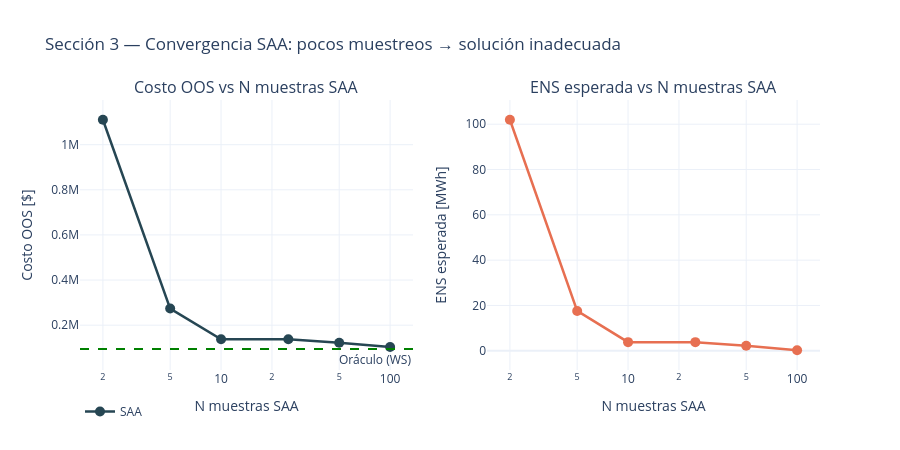

Notebook code for this chart:
### Code cell
# Grafico de convergencia SAA
fig = make_subplots(rows=1, cols=2,
                    subplot_titles=["Costo OOS vs N muestras SAA",
                                    "ENS esperada vs N muestras SAA"])

costos_saa = [evaluacion[f"SAA N={N}"]["costo_oos"] for N in Ns]
ens_saa = [evaluacion[f"SAA N={N}"]["ens_esperada"] for N in Ns]

# Costo OOS
fig.add_trace(go.Scatter(x=Ns, y=costos_saa, mode="lines+markers", name="SAA",
                         marker=dict(size=10, color="#264653"),
                         line=dict(width=2.5)), row=1, col=1)
fig.add_hline(y=WS, line_dash="dash", line_color="green", row=1, col=1,
              annotation_text="Oráculo (WS)", annotation_position="bottom right")

# ENS
fig.add_trace(go.Scatter(x=Ns, y=ens_saa, mode="lines+markers", name="SAA (ENS)",
                         marker=dict(size=10, color="#e76f51"),
                         line=dict(width=2.5), showlegend=False), row=1, col=2)

fig.update_xaxes(title_text="N muestras SAA", type="log", row=1, col=1)
fig.update_xaxes(title_text="N muestras SAA", type="log", row=1, col=2)
fig.update_yaxes(title_text="Costo OOS [$]", row=1, col=1)
fig.update_yaxes(title_text="ENS esperada [MWh]", row=1, col=2)
fig.update_layout(title="Sección 3 — Convergencia SAA: pocos muestreos → solución inadecuada",
                  template="plotly_white", height=450, legend=dict(orientation="h"))

### Figure 1 — Plotly figure (JSON) as saved in the notebook; plotly's stock layout.template omitted (floating-point values rounded to 4 significant figures)
{"data": [{"line": {"width": 2.5}, "marker": {"color": "#264653", "size": 10}, "mode": "lines+markers", "name": "SAA", "type": "scatter", "x": [2, 5, 10, 25, 50, 100], "xaxis": "x", "y": [1111000.0, 273600.0, 137800.0, 137800.0, 122400.0, 103300.0], "yaxis": "y"}, {"line": {"width": 2.5}, "marker": {"color": "#e76f51", "size": 10}, "mode": "lines+markers", "name": "SAA (ENS)", "showlegend": false, "type": "scatter", "x": [2, 5, 10, 25, 50, 100], "xaxis": "x2", "y": [102.0, 17.58, 3.803, 3.803, 2.222, 0.2215], "yaxis": "y2"}], "layout": {"annotations": [{"font": {"size": 16}, "showarrow": false, "text": "Costo OOS vs N muestras SAA", "x": 0.225, "xanchor": "center", "xref": "paper", "y": 1, "yanchor": "bottom", "yref": "paper"}, {"font": {"size": 16}, "showarrow": false, "text": "ENS esperada vs N muestras SAA", "x": 0.775, "xanchor": "center", "xref": "paper", "y": 1, "yanchor": "bottom", "yref": "paper"}, {"showarrow": false, "text": "Oráculo (WS)", "x": 1, "xanchor": "right", "xref": "x domain", "y": 94400.0, "yanchor": "top", "yref": "y"}], "height": 450, "legend": {"orientation": "h"}, "shapes": [{"line": {"color": "green", "dash": "dash"}, "type": "line", "x0": 0, "x1": 1, "xref": "x domain", "y0": 94400.0, "y1": 94400.0, "yref": "y"}], "title": {"text": "Sección 3 — Convergencia SAA: pocos muestreos → solución inadecuada"}, "xaxis": {"anchor": "y", "domain": [0, 0.45], "title": {"text": "N muestras SAA"}, "type": "log"}, "xaxis2": {"anchor": "y2", "domain": [0.55, 1], "title": {"text": "N muestras SAA"}, "type": "log"}, "yaxis": {"anchor": "x", "domain": [0, 1], "title": {"text": "Costo OOS [$]"}}, "yaxis2": {"anchor": "x2", "domain": [0, 1], "title": {"text": "ENS esperada [MWh]"}}}}
